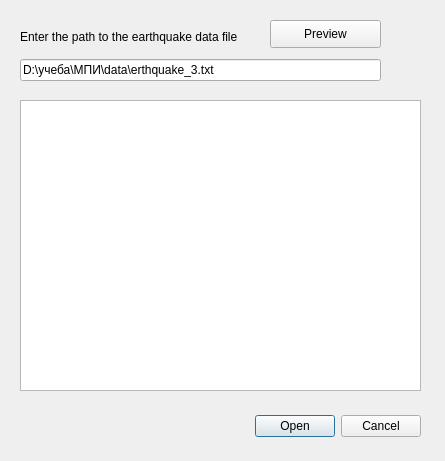
<?xml version="1.0" encoding="UTF-8"?>
<ui version="4.0">
 <class>Dialog</class>
 <widget class="QDialog" name="Dialog">
  <property name="geometry">
   <rect>
    <x>0</x>
    <y>0</y>
    <width>445</width>
    <height>461</height>
   </rect>
  </property>
  <property name="windowTitle">
   <string>Load earthquake data file</string>
  </property>
  <widget class="QDialogButtonBox" name="buttonBox">
   <property name="geometry">
    <rect>
     <x>80</x>
     <y>410</y>
     <width>341</width>
     <height>32</height>
    </rect>
   </property>
   <property name="orientation">
    <enum>Qt::Horizontal</enum>
   </property>
   <property name="standardButtons">
    <set>QDialogButtonBox::Cancel|QDialogButtonBox::Open</set>
   </property>
  </widget>
  <widget class="QWidget" name="verticalLayoutWidget">
   <property name="geometry">
    <rect>
     <x>20</x>
     <y>20</y>
     <width>361</width>
     <height>61</height>
    </rect>
   </property>
   <layout class="QVBoxLayout" name="verticalLayout">
    <item>
     <widget class="QLabel" name="label">
      <property name="text">
       <string>Enter the path to the earthquake data file</string>
      </property>
     </widget>
    </item>
    <item>
     <widget class="QLineEdit" name="lineEdit">
      <property name="text">
       <string>D:\учеба\МПИ\data\erthquake_3.txt</string>
      </property>
     </widget>
    </item>
   </layout>
  </widget>
  <widget class="QTableView" name="tableView">
   <property name="geometry">
    <rect>
     <x>20</x>
     <y>100</y>
     <width>401</width>
     <height>291</height>
    </rect>
   </property>
  </widget>
  <widget class="QPushButton" name="pushButton">
   <property name="geometry">
    <rect>
     <x>270</x>
     <y>20</y>
     <width>111</width>
     <height>28</height>
    </rect>
   </property>
   <property name="text">
    <string>Preview</string>
   </property>
  </widget>
 </widget>
 <resources/>
 <connections>
  <connection>
   <sender>buttonBox</sender>
   <signal>accepted()</signal>
   <receiver>Dialog</receiver>
   <slot>accept()</slot>
   <hints>
    <hint type="sourcelabel">
     <x>248</x>
     <y>254</y>
    </hint>
    <hint type="destinationlabel">
     <x>157</x>
     <y>274</y>
    </hint>
   </hints>
  </connection>
  <connection>
   <sender>buttonBox</sender>
   <signal>rejected()</signal>
   <receiver>Dialog</receiver>
   <slot>reject()</slot>
   <hints>
    <hint type="sourcelabel">
     <x>316</x>
     <y>260</y>
    </hint>
    <hint type="destinationlabel">
     <x>286</x>
     <y>274</y>
    </hint>
   </hints>
  </connection>
 </connections>
</ui>
